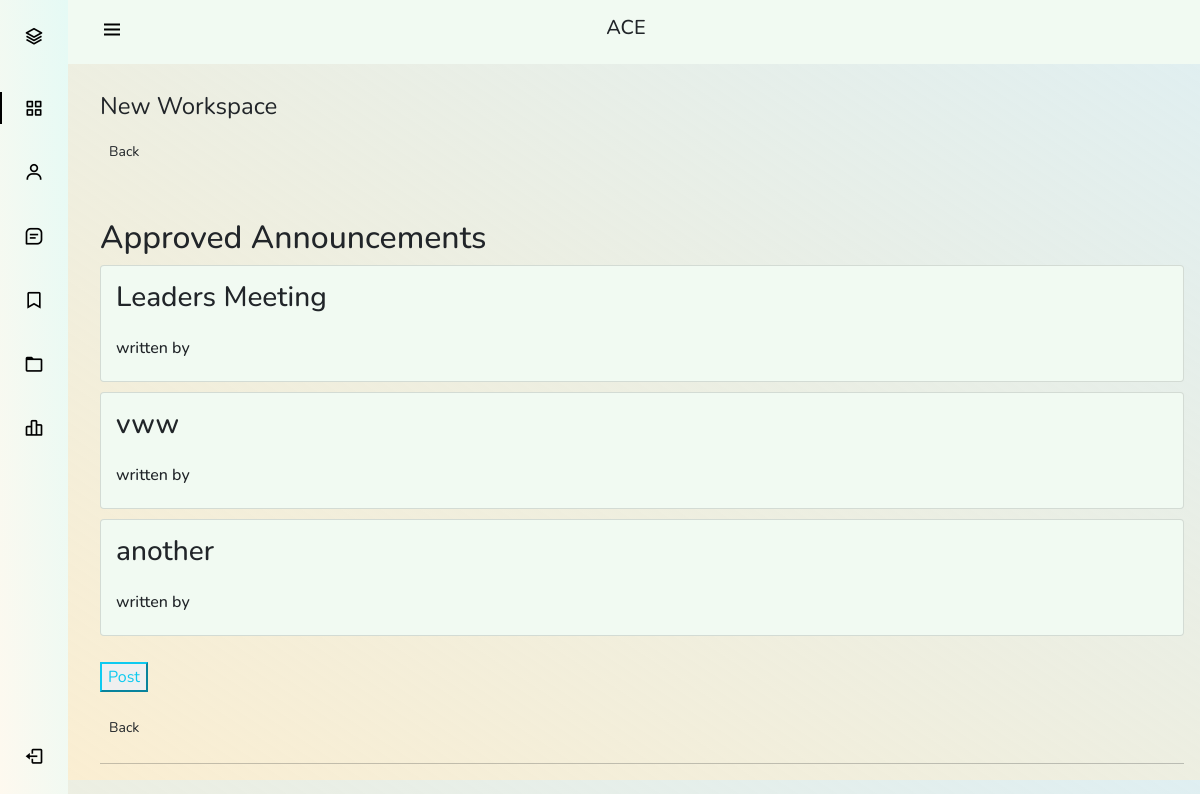
Screenshot of /announcement/announcement/4/ with the database file from the repository.
### announcement/models.py (models this page shows, shortened)
class Announcement(models.Model):
	title = models.CharField(max_length=150 )
	message = QuillField()
	created_at = models.DateTimeField(default=timezone.now)
	updated_at = models.DateTimeField(default=timezone.now)
	expiry_date = models.DateTimeField(default=timezone.now() + datetime.timedelta(days=1))
	author = models.ForeignKey(User, on_delete= models.CASCADE)
	announced = models.BooleanField(default=False)
	approved = models.BooleanField(default=False)
	image = models.ImageField(null=True, blank=True)
	workspace = models.ForeignKey(Workspace, on_delete= models.CASCADE)

### announcement/views.py (the view, shortened to what this page needs)
# urls.py: path('announcement/<int:pk>/', AnnouncementListView.as_view(), name='announcements'),
class AnnouncementListView(View):
    def get(self, request, pk, *args, **kwargs):
        form = ApproveForm()
        announcement = Announcement.objects.filter(workspace=pk)
        workspace = get_object_or_404(Workspace, pk=pk)
        context = {
        'pk':pk,
        'form':form,
        'objects':announcement,
        'workspace':workspace
        }
        return render(self.request, "announcement/announcement_list.html", context)

### announcement/templates/announcement/announcement_list.html (shortened to what this page needs)
{% extends "workspace/sidebar.html" %}
{% load crispy_forms_tags %}
{% block content %}
	<div class= 'content-section'>
		<form action="" method="POST" enctype="multipart/form-data">
			<fieldset class='form-group'>
				<legend class= 'boarder-bottom mb=4'>New Workspace</legend>
			<div>
	      		<a class="btn info btn-sm mt-1 mb-1"href="{% url 'workspace-details' pk %}">Back</a>
	      	</div>
				<br>
				<br>
				<h2>Approved Announcements </h2>
				{% for object in objects %}
					{% if object.approved == True %}
					<div class="card">
						<h3>{{ object.title }}</h3>
						<h6>written by {{ object.author.user }}</h6>
					</div>
					{% endif %}
				{% endfor %}
			</fieldset>
			<div class='form-group'>
				<button class= 'btn- btn-outline-info' type="submit">Post</button>
			</div>
		</form>
	      	<div>
	      		<a class="btn info btn-sm mt-1 mb-1"href="{% url 'workspace-details' pk %}">Back</a>
	      	</div>
	</div>
{% endblock content %}

### workspace/static/workspace/sidebar.css (style rules this page uses)
:root { --header-height: 3rem; --nav-width: 68px; --first-color: #4723D9; --first-color-light: #AFA5D9; --white-color: #F7F6FB; --body-font: 'Nunito', sans-serif; --normal-font-size: 1rem; --z-fixed: 100 }
body { position: relative; margin: var(--header-height) 0 0 0; padding: 0 1rem; font-family: var(--body-font); font-size: var(--normal-font-size); transition: .5s; background: linear-gradient(to right top, #fbeed1, #c2e0e585); }
a { text-decoration: none }
.card { padding: 15px; margin-bottom: 10px; background-color: #f1faf2; }
@media screen and (min-width: 768px) { body { margin: calc(var(--header-height) + 1rem) 0 0 0; padding-left: calc(var(--nav-width) + 2rem) } }

### rows the page displays
Announcement: title "Leaders Meeting"
Announcement: title "vww"
Announcement: title "another"
